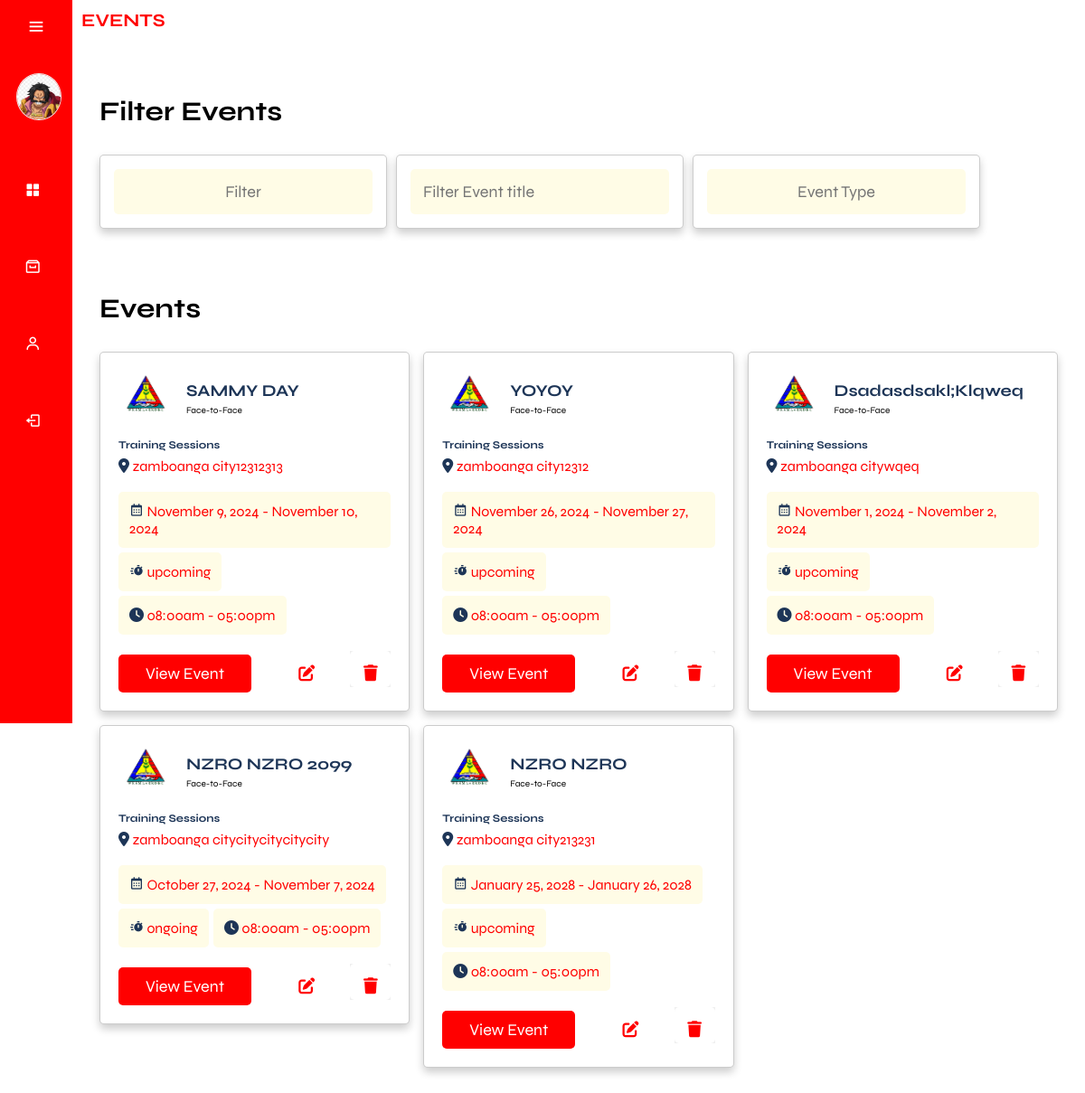
The page /admin/landingPage2.php (signed in) on the database its author committed.
### tables this page shows
CREATE TABLE `events` (
  `event_id` int(11) NOT NULL,
  `event_title` varchar(255) NOT NULL,
  `event_description` text DEFAULT NULL,
  `event_type` varchar(50) NOT NULL,
  `event_mode` varchar(50) NOT NULL,
  `event_photo_path` varchar(255) DEFAULT NULL,
  `location` varchar(255) NOT NULL,
  `date_start` date NOT NULL,
  `date_end` date NOT NULL,
  `time_start` time NOT NULL,
  `time_end` time NOT NULL,
  `date_created` timestamp NOT NULL DEFAULT current_timestamp(),
  `event_link` text DEFAULT NULL,
  `cancelReason` text NOT NULL,
  `event_cancel` varchar(255) NOT NULL,
  `participant_limit` int(11) NOT NULL
);

### function/F.getEventGrid.php (the view, shortened to what this page needs)
<?php
    require_once('../db.connection/connection.php');
    $sql = "SELECT * FROM Events WHERE NOW() < CONCAT(date_end, ' ', time_end) AND (event_cancel IS NULL OR event_cancel = '') ORDER BY date_created DESC";
    $result = mysqli_query($conn, $sql);
    while ($row = mysqli_fetch_assoc($result)) {
        $eventTitle = $row['event_title'];
        $eventLocation = $row['location'];
        $eventDateStart = date('F j, Y', strtotime($row['date_start']));
        $eventDateEnd = date('F j, Y', strtotime($row['date_end']));
        $eventTimeStart = date('h:ia', strtotime($row['time_start']));
        $eventTimeEnd = date('h:ia', strtotime($row['time_end']));
        $eventMode = $row['event_mode'];
        $eventType = $row['event_type'];
        $eventId = $row['event_id'];
        $eventTimeZone = new DateTimeZone('Asia/Manila');
        $currentDateTime = new DateTime('now', $eventTimeZone);
        $eventStartDateTime = new DateTime($row['date_start'] . ' ' . $row['time_start'], $eventTimeZone);
        $eventEndDateTime = new DateTime($row['date_end'] . ' ' . $row['time_end'], $eventTimeZone);
        $eventStatus = '';
        if ($currentDateTime >= $eventStartDateTime && $currentDateTime <= $eventEndDateTime) {
            $eventStatus = 'ongoing';
        } elseif ($currentDateTime < $eventStartDateTime) {
            $eventStatus = 'upcoming';
        }
        if ($eventStatus === 'upcoming' || $eventStatus === 'ongoing') {
?>
            <div class="box" data-start-date="<?php echo $eventStartDateTime->format('Y-m-d H:i:s'); ?>" data-end-date="<?php echo $eventEndDateTime->format('Y-m-d H:i:s'); ?>">
                <div class="company">
                    <img src="img/wesmaarrdec-removebg-preview.png" alt="">
                    <div>
                        <h3><?php echo $eventTitle; ?></h3>
                        <span><?php echo $eventMode; ?></span>
                    </div>
                </div>
                <h3 class="event-title"><?php echo $eventType; ?></h3>
                <p class="location"><i class="fas fa-map-marker-alt"></i> <span><?php echo $eventLocation; ?></span></p>
                <div class="tags">
                    <p><i class='bx bx-calendar' ></i> <span><?php echo "$eventDateStart - $eventDateEnd"; ?></span></p>
                    <p><i class='bx bxs-timer'></i> <span><?php echo $eventStatus; ?></span></p>
                    <p><i class="fas fa-clock"></i> <span><?php echo "$eventTimeStart - $eventTimeEnd"; ?></span></p>
                </div>
                <div class="flex-btn">
                    <a href="view_event.php?event_id=<?php echo $row['event_id']; ?>" class="btn">view event</a>
                    <a href="editEventGrid.php?event_id=<?php echo $eventId; ?>" class="fa-solid fa-pen-to-square"></a>
                    <a href="javascript:void(0);" onclick="confirmDeleteEvent(<?php echo $eventId; ?>);">
                        <button class="btn_delete"><i class="fa fa-trash"></i></button>
                    </a>
                </div>
            </div>
<?php
        }
    }
?>

### admin/landingPage2.php (shortened to what this page needs)
<!DOCTYPE html>
<html lang="en">
<head>
    <link href='https://unpkg.com/boxicons@2.1.4/css/boxicons.min.css' rel='stylesheet'>
    <link rel="stylesheet" href="css/main.css">
</head>
<body>
    <?php
    require_once('../db.connection/connection.php');
    if ($_SERVER['REQUEST_METHOD'] === 'GET') {
        if (isset($_SESSION['AdminID'])) {
            $AdminID = $_SESSION['AdminID'];
            $sqlAdmin = "SELECT * FROM admin WHERE AdminID = ?";
            $stmtAdmin = $conn->prepare($sqlAdmin);
            $stmtAdmin->bind_param("i", $AdminID);
            $stmtAdmin->execute();
            $resultAdmin = $stmtAdmin->get_result();
            if ($resultAdmin->num_rows > 0) {
                while ($row = $resultAdmin->fetch_assoc()) {
                    $Image = $row['Image'];
                }
            } else {
                echo "No records found";
            }
        }
    }
    ?>
    <div class="sidebar">
        <div class="top">
            <i class="bx bx-menu" id="btnn"></i>
        </div>
        <div class="user">
            <?php if (!empty($Image)): ?>
                <img src="../assets/img/profilePhoto/<?php echo $Image; ?>" alt="user" class="user-img">
            <?php else: ?>
                <img src="../assets/img/profile.jpg" alt="default user" class="user-img">
            <?php endif; ?>
            <div>
            </div>
        </div>
        <ul>
            <li class="nav-sidebar">
                <a href="adminDashboard.php">
                    <i class="bx bxs-grid-alt"></i>
                </a>
            </li>
            <li class="events-side2 nav-sidebar">
                <a href="#" class="a-events">
                    <i class='bx bx-archive'></i>
                </a>
            </li>
            <li class="events-side nav-sidebar">
                <a href="#" class="a-events">
                    <i class='bx bx-user'></i>
                </a>
            </li>
            <li class="nav-sidebar">
                <a href="../login.php">
                    <i class="bx bx-log-out"></i>
                </a>
            </li>
        </ul>
    </div>
    <div class="main-content">
        <div class="containerr">
            <h3 class="dashboard">EVENTS</h3>
            <section class="event-filter">
                <h1 class="heading"></h1>
                <h1 class="heading">filter events</h1>
                <div class="flex2" style=" gap: 10px; margin-bottom:10px">
                    <form action="" method="post" style="margin-bottom:1rem; height:10%">
                        <div class="dropdown-container">
                            <div class="dropdown">
                                <input type="text" readonly name="eventDisplay" placeholder="Filter" maxlength="20"
                                    class="output">
                            </div>
                        </div>
                    </form>
                    <form action="" method="post" style="margin-bottom:1rem; height:10%">
                        <div class="flex">
                            <div class="box">
                                <input type="text" id="eventTitleInput" placeholder="Filter Event title" class="input">
                            </div>
                        </div>
                    </form>
                    <form action="" method="post" style="margin-bottom:1rem; height:10%">
                        <div class="dropdown-container">
                            <div class="dropdown">
                                <input type="text" readonly name="eventType" placeholder="event type" maxlength="20"
                                    class="output">
                            </div>
                        </div>
                    </form>
                </div>
            </section>
        </div>
        <div class="containerr">
            <section class="event-container">
                <h1 class="heading">events</h1>
                <div class="box-container" style="display: flex;flex-wrap: wrap;">
                    <?php include('../function/F.getEventGrid.php'); ?>
                </div>
            </section>
        </div>
    </div>
</body>
</html>

### admin/landingPage2.php (style rules this page uses)
.event-filter form .flex .box .input { width: 100%; border-radius: .5rem; color: var(--first-color-alt); margin: 0; background-color: var(--light-bg); font-size: 1.8rem; }
.flex2 { display: flex; }

### rows shown on the page
events: event_title "SAMMY DAY", event_mode "Face-to-Face", event_type "Training Sessions", location "zamboanga city12312313", date_start "November 9, 2024", date_end "November 10, 2024", time_start "08:00am", time_end "05:00pm"
events: event_title "YOYOY", event_mode "Face-to-Face", event_type "Training Sessions", location "zamboanga city12312", date_start "November 26, 2024", date_end "November 27, 2024", time_start "08:00am", time_end "05:00pm"
events: event_title "Dsadasdsakl;klqweq", event_mode "Face-to-Face", event_type "Training Sessions", location "zamboanga citywqeq", date_start "November 1, 2024", date_end "November 2, 2024", time_start "08:00am", time_end "05:00pm"
events: event_title "NZRO NZRO 2099", event_mode "Face-to-Face", event_type "Training Sessions", location "zamboanga citycitycitycitycity", date_start "October 27, 2024", date_end "November 7, 2024", time_start "08:00am", time_end "05:00pm"
events: event_title "NZRO NZRO", event_mode "Face-to-Face", event_type "Training Sessions", location "zamboanga city213231", date_start "January 25, 2028", date_end "January 26, 2028", time_start "08:00am", time_end "05:00pm"
